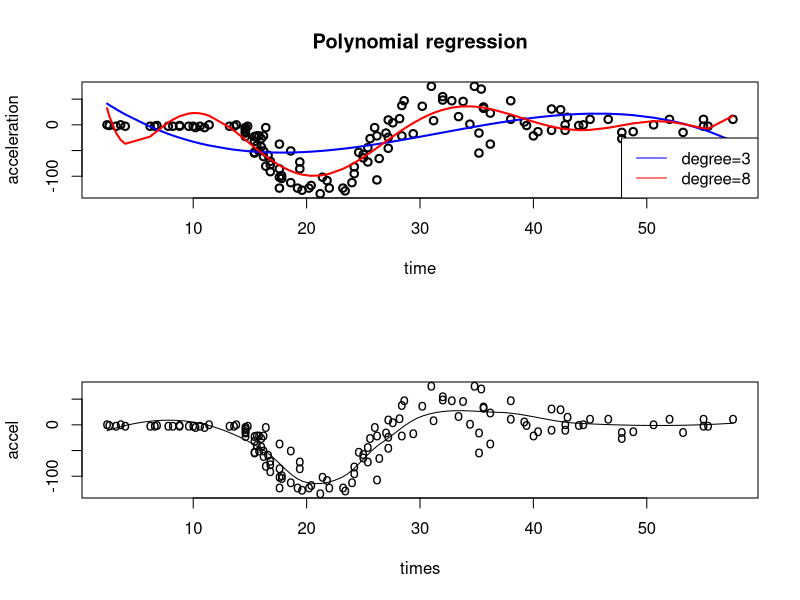
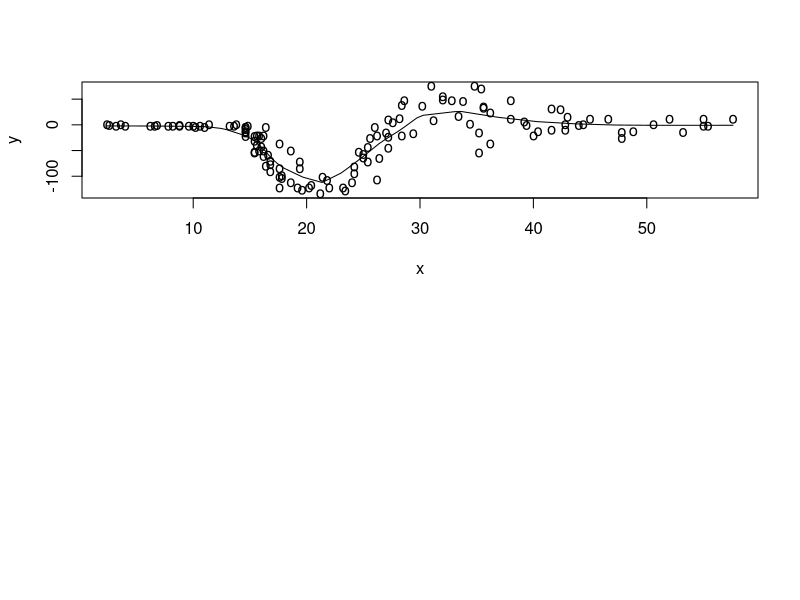
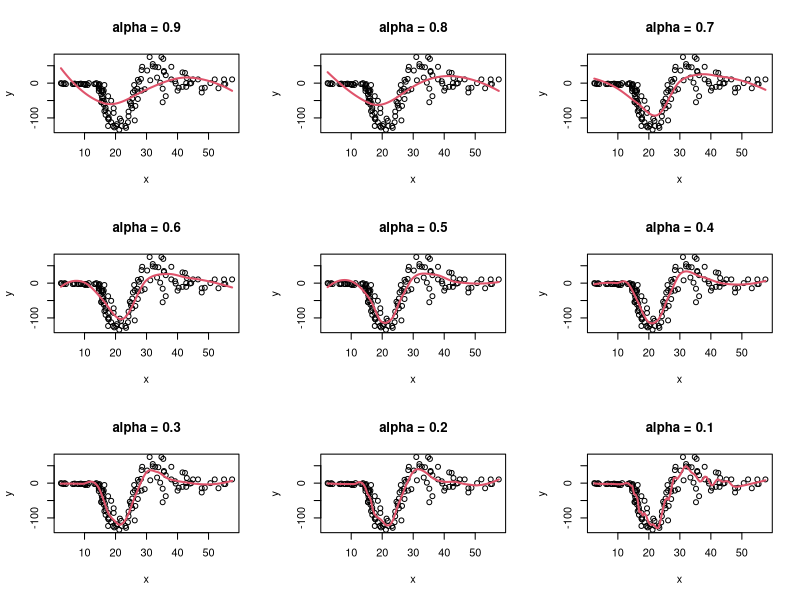

These figures' R source, in order: (Note: this script raises an error after producing the figures.)
# source: https://www.win.tue.nl/~rmcastro/AppStat2013/files/demo_smoothing.R

###
### Adapted from notes/scripts by Brett Presnell
### http://www.stat.ufl.edu/~presnell/Courses/Smoothing/R-transcripts/2003-10-27.Rt
###

help(package=locfit)
library(locfit)
help(locfit)
help(locfit.raw)

#
# close all open graphs
#
graphics.off()

#
# Load motorcycle data
#

library(MASS)
# get motorcyle data, for info: type "?mcycle"
x <- mcycle$times
y <- mcycle$accel
n <- length(x)

#
# polynomial regression
#
par(mfrow=c(2,1))
plot(x,y,main='Polynomial regression',lwd=2,xlab='time',ylab='acceleration')
lines(x, fitted(lm(y ~ poly(x,3))),col='blue',lwd=2)
lines(x, fitted(lm(y ~ poly(x,8))),col='red',lwd=2)
legend("bottomright", c("degree=3","degree=8"), col = c("blue","red"),lty=c(1,1))

#
# Kernel Smoothing
#
fit <- locfit(accel ~ times,data=mcycle, alpha = 0.5)
fit
names(fit)
class(fit)
# help(plot.locfit)

plot(fit, get.data = TRUE)

#alpha is the bandwidth, but specified in a different way than in class, namely it is the fraction of data points that are supported by the kernel (therefore it is a "bandwidth" that depends on the design) - more on this below

# 
# The following call produces the same fit, but doesn't use the S
# language modelling formula.
locfit.raw(y, x, alpha = 0.5)

#locfit uses local quadratic polynomials by defect, to use local linear fits add the argument deg=1, for the Nadaraya-Watson estimator take deg=0 (sometimes there are numerical issues with this one)

fit <- locfit(y ~ x, alpha = 0.2,deg=0)
plot(fit,get.data=TRUE)

# 
# Try a variety of bandwidths:
# 
alp <- 0.1 * (9:1)
par(mfrow = c(3,3))
for (a in alp) 
{
  fit <- locfit(y ~ x, alpha = a)
  plot(x,y,main = paste("alpha =", a))
  lines(fit,col=2,lwd=2)
}

par(mfrow = c(1,1))

#
# By default locfit() uses nearest neighbor bandwidths with span
# 0.7. For a constant (global) bandwidth, specify alpha as a two
# component vector with the first component zero, and the second
# the desired bandwidth.
# 

fit <- locfit(y ~ x, alpha = c(0, 0.12))
plot(fit, get.data = TRUE)

# 
# More generally if both the span (first component of alpha) and
# the fixed bandwidth (second component) are nonzero, than at each
# x the maximum of the fixed bandwidth and the nearest neighbor
# bandwidth (for that x) is used.
# 
# The deg argument specifies the degree of the local polynomial
# (the default is deg = 2).  The kern argument specifies the
# kernel (the default if kern = "tcub" for the tricube kernel.
# 

# The following confidence band assumes that the error variance is
# constant and that the estimator is unbiased (or nearly so).
# 
fit <- locfit(y ~ x, alpha = 0.5)
plot(fit, band = "global")

#
# The degrees of freedom are available using fit$dp
#
# The effective degrees of freedom = tr(L)
fit$dp["df1"]
# The fitted degrees of freedom = tr(L'*L)
fit$dp["df2"]

#
#The trace matrix can also be obtained, using
#
L <- t(locfit(y ~ x,alpha = 0.5, geth=1,ev=dat()))

#Therefore, the effective degrees of freedom are given by
sum(diag(L))

#and the fitted degrees of freedom are given by
sum(diag(t(L)%*%L))

#Also interesting is the number of degrees of freedom when estimating the variance:
2*fit$dp["df1"]-fit$dp["df2"]

# 
# Here's one way of computing the GCV by hand.
# 
names(fit)
fit$dp
(1/n) * (-2 * fit$dp["lk"]) / (1 - fit$dp["df1"]/n)^2

# 
# gcv() does this automatically.
# 
gcv(y ~ x, alpha = 0.5)

# 
# This is not be exact, because the fit may not be computed exactly at
# each x_i, but rather is interpolated from a fit on a suitably
# chosen grid (not equally spaced here).  To the exact GCV run (might be slow for large data sets)
# 
gcv(y ~ x, alpha = 0.5, ev = dat())

# 
# gcvplot() is a wrapper for gcv() that computes the GCV and plots
# it for a sequence of spans or bandwidths.  cpplot() does the
# same for Cp.
# 
par(mfrow = c(2,2))
gcvplot(y ~ x, alpha = seq(0.2, 0.8, by = 0.01))
cpplot(y ~ x, alpha = seq(0.2, 0.8, by = 0.01))
# 
# Note that each smoothing parameter here is a nearest neighbor
# span.  To specify constant bandwidths, alpha should be a two
# column matrix with first column 0, e.g.,
# 
a <- cbind(0, seq(0.04, 0.24, by = 0.01))
gcvplot(NOx ~ E, data = ethanol, alpha = a)
cpplot(NOx ~ E, data = ethanol, alpha = a)

par(mfrow = c(1,1))
# 
# Here are two ways to compute the exact cross validation sum of
# squares.
# 
# First the direct method, which actually computes the leave one
# out estimators at each design point:
# 
fit <- locfit(y ~ x, data = mcycle, alpha = 0.5, ev=dat(cv=TRUE))
(-2 * fit$dp["lk"]) / n
# 
# Or evaluating the estimator exactly at each data point and using
# the alternative formula using residuals and influence values
# (diagonal entries from the smoothing matrix:
# 
fit <- locfit(y ~ x, alpha = 0.5, ev=dat())
r <- residuals(fit)
infl <- fitted(fit, what = "infl")
mean((r/(1-infl))^2)
# 
# Either of these will be slow for really large data sets.  Here
# is an approximation that uses interpolation with the default
# evaluation at a set of grid points:
# 
fit <- locfit(y ~ x, alpha = 0.5)
r <- residuals(fit)
infl <- fitted(fit, what = "infl")
mean((r/(1-infl))^2)

# 
# Finally here is another approximation:
# 
mean(residuals(fit, cv = TRUE)^2)

# 
# As an aside, here are the various degrees of freedom as a
# function of bandwidth:
# 
a <- seq(0.04, 0.24, by = 0.02)
df <- matrix(nrow=length(a), ncol=3)
for (i in seq(along=a)) df[i,1:2] <- locfit(y ~ x, alpha = c(0, a[i]))$dp[c("df1","df2")]
df[,3] <- 2*df[,1] - df[,2]
plot(c(min(a), max(a)), c(min(df), max(df)), xlab = "bandwidth", ylab = "df", type = "n")
lines(a, df[,1])
lines(a, df[,2], lty=2)
lines(a, df[,3], lty=3)
legend("topright", c("Effective df","Fitted df","Variance df"), lty=1:3)
# 
# df2 and df3 as functions of df1:
# 
plot(c(min(df), max(df)), c(min(df), max(df)), xlab = "df1", ylab = "", type = "n")
abline(0,1)
lines(df[,1], df[,2], lty=2)
lines(df[,1], df[,3], lty=3)
# 
# Let's see more of the limiting behavior:
# 
a <- seq(0.02, 0.9, by = 0.05)
df <- matrix(nrow=length(a), ncol=3)
for (i in seq(along=a)) df[i,1:2] <- locfit(y ~ x, alpha = c(0, a[i]))$dp[c("df1","df2")]
df[,3] <- 2*df[,1] - df[,2]
plot(c(min(a), max(a)), c(min(df), max(df)), xlab = "bandwidth", ylab = "df", type = "n")
lines(a, df[,1])
lines(a, df[,2], lty=2)
lines(a, df[,3], lty=3)

#As the bandwidth gets larger (more smoothing) all of these should approach the degree of the local polynomials
abline(h = 3)
# remember that the default is local quadratic
legend("topright", c("Effective df","Fitted df","Variance df"), lty=1:3)
